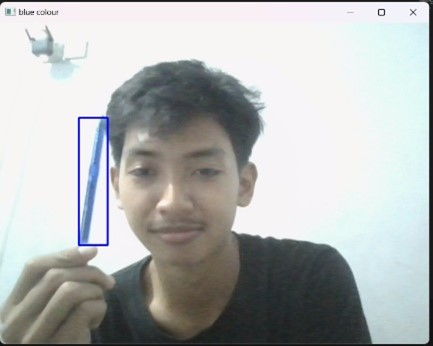
#> input picture Picture4.jpg, 433 x 346 px, given in place of the camera
$ python 'Tugas 1_object detection blue colour.py'
#> lines starting #> are read from the running program, lines starting #| are printed output that depends on the picture; after the words box and inside, x2 and y2 are one past the last pixel; in counts of white or black regions, pixels touching at a corner belong together
import cv2
import numpy as np
#inisialisasi kamera
cap=cv2.VideoCapture (0)
while True:
 _,frame=cap.read()
#> frame is the input picture: shape (346, 433, 3); mean B, G, R 181.6, 182.3, 179.4
 hsv=cv2.cvtColor(frame,cv2.COLOR_BGR2HSV)
#> hsv: shape (346, 433, 3); mean H, S, V 75.2, 21.9, 186.7

 #Rentang warna biru dalam HSV
 lower_blue = np.array([100,50,0])
 upper_blue = np.array([140,255,255])

 #Masking untuk mendeteksi warna biru
 mask=cv2.inRange(hsv,lower_blue,upper_blue)
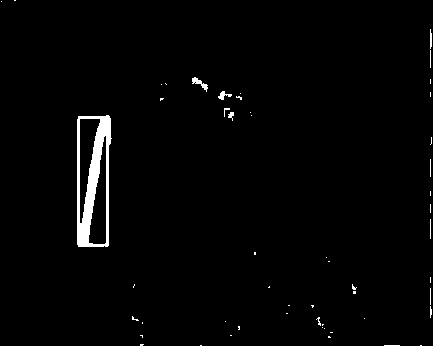
#> mask: shape (346, 433); 1.8% white; 53 white regions (47 under 20 px)
 result=cv2.bitwise_and(frame,frame,mask=mask)
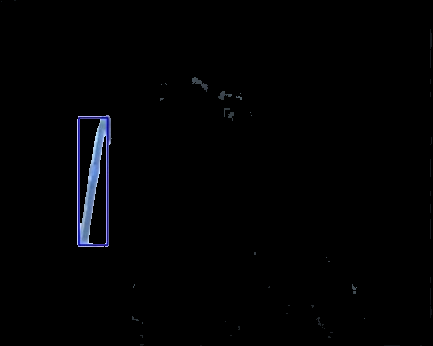
#> result: shape (346, 433, 3); mean B, G, R 3, 2, 1.7

 # Menemukan kontur dari objek yang terdeteksi
 contours, _ = cv2.findContours(mask, cv2.RETR_TREE, cv2.CHAIN_APPROX_SIMPLE)
#> contours = 56 contours, 51 with area under 20; largest, box (x1, y1, x2, y2) and area: (77, 115, 112, 247) 4083, (88, 135, 107, 245) 1167, (79, 118, 101, 224) 1142, (192, 77, 208, 92) 60, (218, 91, 232, 100) 38


 #Menampilkan hasil
 cv2.imshow("blue colour",frame)
 cv2.imshow("Mask",mask)
 cv2.imshow("Result",result)

 if cv2.waitKey(1) & 0xFF== ord('q'):

#> (key q is pressed here)
    break
cap.release()
cv2.destroyAllWindows()

$ run again, on Picture1.png
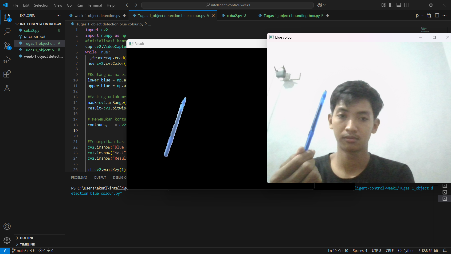
#> input picture Picture1.png, 451 x 254 px, given in place of the camera
#> frame is the input picture: shape (254, 451, 3); mean B, G, R 69.2, 69.6, 68.5
#> hsv: shape (254, 451, 3); mean H, S, V 26.5, 8.3, 71.3
#> `mask=cv2.inRange(hsv,lower_blue,upper_blue)`:
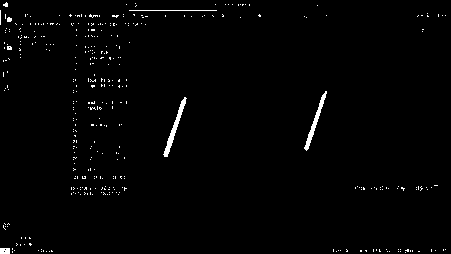
#> mask: shape (254, 451); 1.3% white; 386 white regions (381 under 20 px)
#> contours = 390 contours, 387 with area under 20; largest, box (x1, y1, x2, y2) and area: (163, 97, 187, 157) 222, (304, 91, 327, 151) 192, (0, 248, 10, 254) 45

$ run again, on Picture3.png
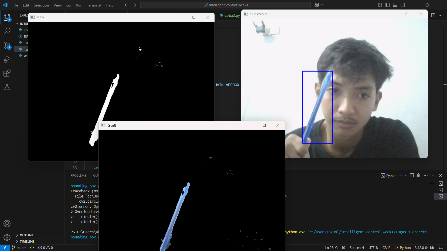
#> input picture Picture3.png, 447 x 251 px, given in place of the camera
#> frame is the input picture: shape (251, 447, 3); mean B, G, R 63.6, 62.7, 62.2
#> hsv: shape (251, 447, 3); mean H, S, V 26.9, 6.6, 64.8
#> `mask=cv2.inRange(hsv,lower_blue,upper_blue)`:
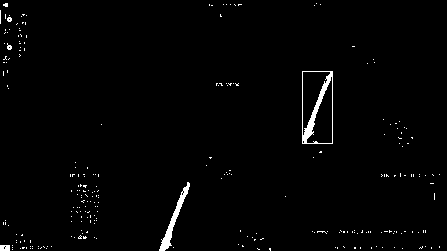
#> mask: shape (251, 447); 1.5% white; 255 white regions (250 under 20 px)
#> `result=cv2.bitwise_and(frame,frame,mask=mask)`:
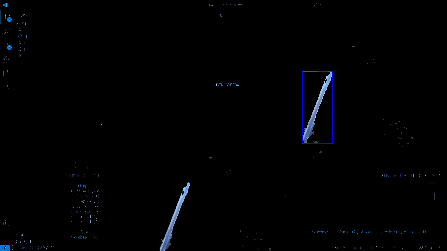
#> result: shape (251, 447, 3); mean B, G, R 2.4, 1.5, 1
#> contours = 266 contours, 261 with area under 20; largest, box (x1, y1, x2, y2) and area: (302, 71, 333, 144) 2160, (306, 76, 333, 144) 931, (302, 71, 331, 136) 900, (159, 182, 190, 251) 344, (0, 245, 10, 251) 45
